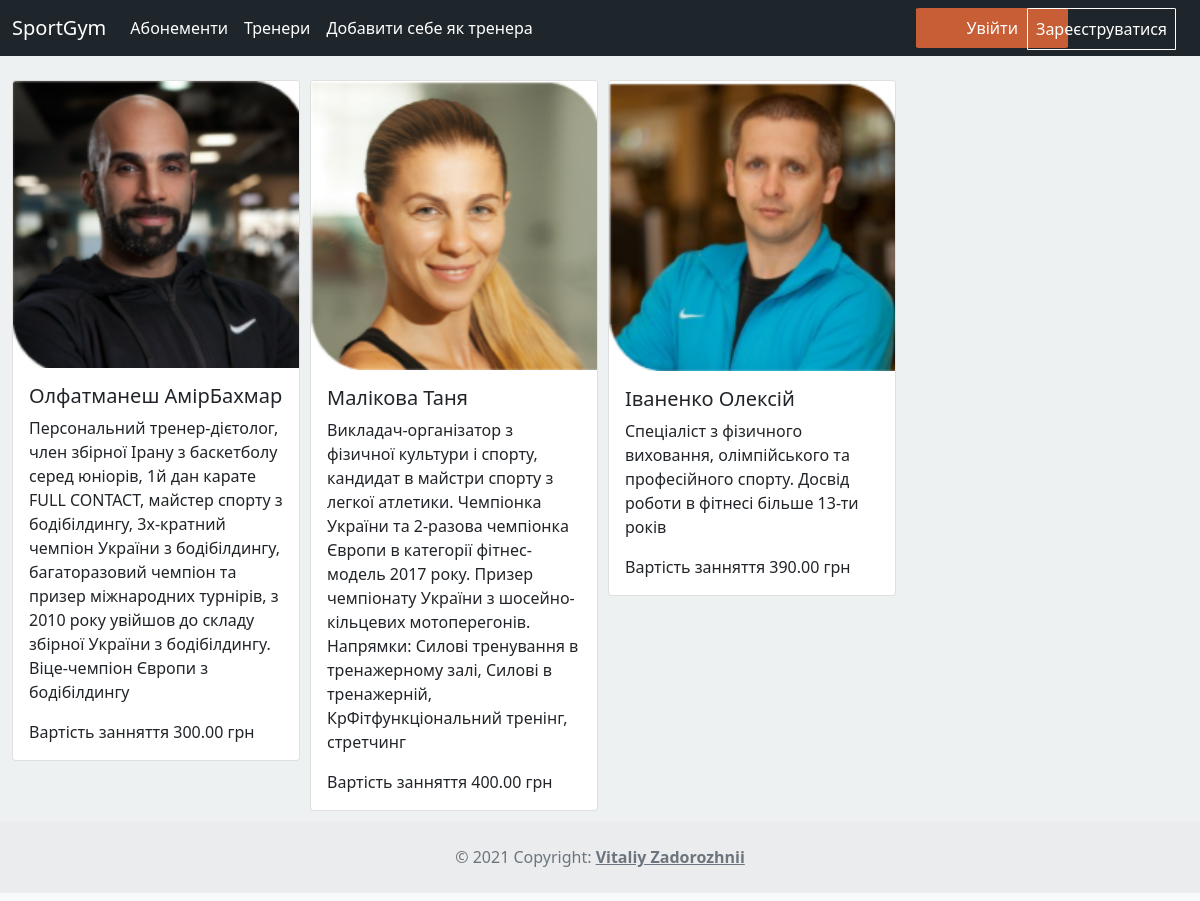
Screenshot of /trainers/ with the database file from the repository.
### gym/models.py (models this page shows, shortened)
class Trainer(models.Model):
    name = models.CharField(max_length=100, verbose_name='Имя', blank=True, null=True)
    surname = models.CharField(max_length=100, verbose_name='Фамилия', blank=True, null=True)
    about = models.TextField(blank=True, verbose_name='Про себе')
    photo = models.ImageField(upload_to = "photos/%Y/%m/%d/", verbose_name='Фото')
    price = models.DecimalField(max_digits=15, decimal_places=2, verbose_name='Ціна за заняття')
    class Meta:
        verbose_name = 'Тренер'
        verbose_name_plural = 'Тренеры'

### gym/views.py (the view)
# urls.py: path('trainers/', trainers , name='trainers'),
def trainers(request):
    form = Trainer.objects.all()
    return render(request, 'gym/trainers.html', {'form': form, 'menu': menu})

### gym/templates/gym/trainers.html (shortened to what this page needs)
{% extends 'gym/base.html' %}
{% load mathfilters %}
{% block content %}
<div class="flex" style="overflow: hidden; margin-left: auto; margin-right: auto; ">
  <div style="width: 1000%;">
    {% for f in form %}
    <div class="card" style="width: 18rem; float: left; margin-right: 10px;" >
      <img src="/media/{{f.photo}}" class="card-img-top" alt="...">
      <div class="card-body">
        <h5 class="card-title">{{ f.surname }} {{ f.name }} </h5>
        <p class="card-text">{{ f.about }}</p>
        <p class="card-text">Вартість занняття {{ f.price }} грн</p>
      </div>
    </div>
    {% endfor%}
  </div>
</div>
{% endblock content %}

### gym/templates/gym/base.html (shortened to what this page needs)
{% load static %}
<!DOCTYPE html>
<html lang="en">
<head>
    <link href="https://cdn.jsdelivr.net/npm/bootstrap@5.0.2/dist/css/bootstrap.min.css" rel="stylesheet">
    <link type="text/css" href="{% static 'gym/css/style.css' %}" rel="stylesheet">
</head>
<body>
    <header>
        <nav class="navbar navbar-expand-lg navbar-dark bg-#1E262C">
            <div class="container-fluid">
              <a class="navbar-brand" href="{% url 'home' %}">SportGym</a>
              <div class="collapse navbar-collapse" id="navbarNavAltMarkup">
                <div class="navbar-nav">
                {% for m in menu %}
                  <a class="nav-link active" aria-current="page" href="{% url m.url_name %}">{{m.title}}</a>
                {% endfor %}
                {% if request.user.is_authenticated %}
                  <a class="nav-link active" id="reg" >Доброго дня {{user.first_name}}</a>
                  <a class="nav-link active" id="auth" href="{% url 'logout' %}" >Вийти</a>
                {% else %}
                <a class="nav-link active" id="auth" href="{% url 'auth' %}">Увійти</a>
                <a class="nav-link active" id="reg" href="{% url 'registration' %}">Зареєструватися</a>
                {% endif %}
                </div>
              </div>
            </div>
          </nav>
    </header>
    <main>
    <div class="content">
    {% block content %}
    {% endblock content %}
    </div>
    </main>
  <footer class="text-center text-lg-start bg-light text-muted">
    <div class="text-center p-4" style="background-color: rgba(0, 0, 0, 0.05);">
      © 2021 Copyright:
      <a class="text-reset fw-bold" href="#">Vitaliy Zadorozhnii</a>
    </div>
  </footer>
</body>
</html>

### gym/static/gym/css/style.css (style rules this page uses)
a { color: white; }
* { margin: 0; padding: 0; }
html, body { height: 100%; overflow-x: hidden; background-color: #EDF1F2; }
.content { padding-bottom: 90px; }
footer { position: absolute; left: 0; bottom: 0; width: 100%; height: 80px; }
header { background-color:#1E262C; margin-bottom: 2%; }
#auth { color:white; position: absolute; right: 11%; display: block; background-color:#C85E36; padding-left: 50px; padding-right: 50px; border-radius: 3%; }
#reg { color:white; position: absolute; right: 2%; border:1px solid white ; border-radius: 2%; }
img { width:50%; }
.flex { padding-left: 1%; padding-right: 1%; }

### rows the page displays
Trainer: photo (picture), surname "Олфатманеш", name "АмірБахмар", about "Персональний тренер-дієтолог, член збірної Ірану з баскетболу серед юніорів, 1й дан карате FULL CONTACT, майстер спорту з бодібілдингу, 3х-кратний чемпіон України з бодібілдингу, багаторазовий чемпіон та призер міжнародних турнірів, з 2010 року увійшов до складу збірної України з бодібілдингу. Віце-чемпіон Європи з бодібілдингу", price "300.00"
Trainer: photo (picture), surname "Малікова", name "Таня", about "Викладач-організатор з фізичної культури і спорту, кандидат в майстри спорту з легкої атлетики. Чемпіонка України та 2-разова чемпіонка Європи в категорії фітнес-модель 2017 року. Призер чемпіонату України з шосейно-кільцевих мотоперегонів. Напрямки: Силові тренування в тренажерному залі, Силові в тренажерній, КрФітфункціональний тренінг, стретчинг", price "400.00"
Trainer: photo (picture), surname "Іваненко", name "Олексій", about "Спеціаліст з фізичного виховання, олімпійського та професійного спорту. Досвід роботи в фітнесі більше 13-ти років", price "390.00"

### other values shown
{{ m.title }} "Абонементи" "Тренери" "Добавити себе як тренера"
